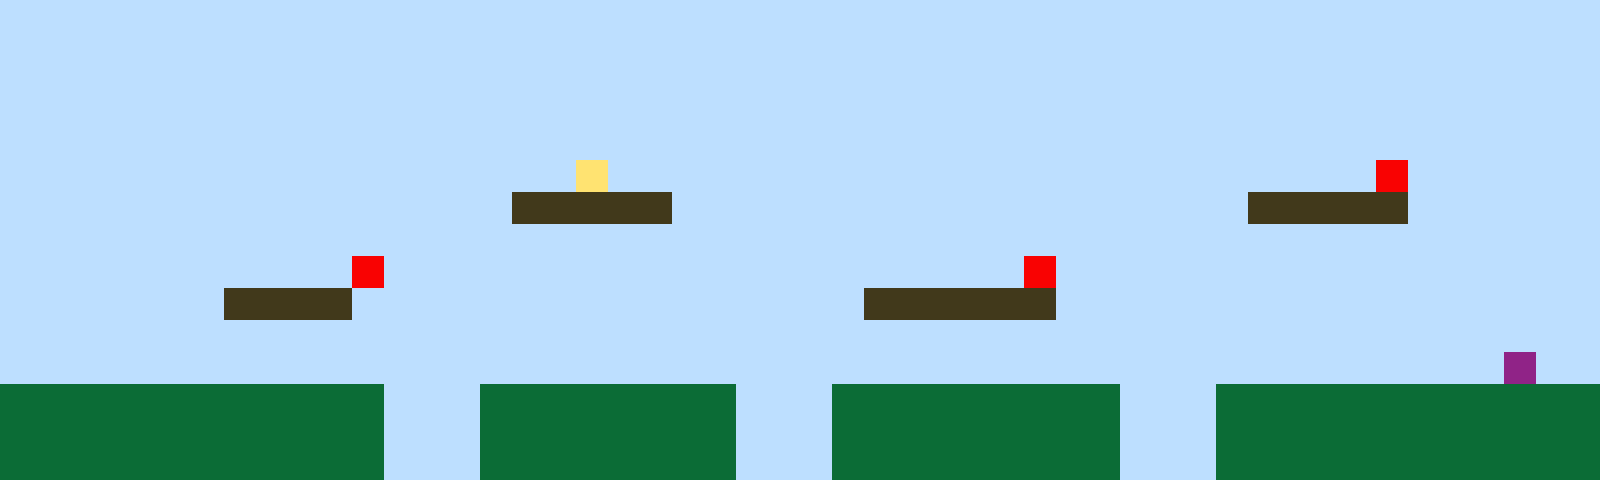

A level layout from a 2D game, rendered from its tile map. Below: a short description, then the map file with its tile-grid data intact:
An orthogonal 50x15 tile map with 32x32 px tiles, 1 tile layer (Tile Layer 1).

<map version="1.10" tiledversion="1.11.2" orientation="orthogonal" renderorder="right-up" width="50" height="15" tilewidth="32" tileheight="32" infinite="0" nextlayerid="2" nextobjectid="1"><editorsettings><export target="map1.csv" format="csv" /></editorsettings><tileset firstgid="1" name="sprites" tilewidth="32" tileheight="32" tilecount="6" columns="3"><image source="sprites.png" width="96" height="64" /></tileset><layer id="1" name="Tile Layer 1" width="50" height="15"><data encoding="csv">1,1,1,1,1,1,1,1,1,1,1,1,1,1,1,1,1,1,1,1,1,1,1,1,1,1,1,1,1,1,1,1,1,1,1,1,1,1,1,1,1,1,1,1,1,1,1,1,1,1,1,1,1,1,1,1,1,1,1,1,1,1,1,1,1,1,1,1,1,1,1,1,1,1,1,1,1,1,1,1,1,1,1,1,1,1,1,1,1,1,1,1,1,1,1,1,1,1,1,1,1,1,1,1,1,1,1,1,1,1,1,1,1,1,1,1,1,1,1,1,1,1,1,1,1,1,1,1,1,1,1,1,1,1,1,1,1,1,1,1,1,1,1,1,1,1,1,1,1,1,1,1,1,1,1,1,1,1,1,1,1,1,1,1,1,1,1,1,1,1,1,1,1,1,1,1,1,1,1,1,1,1,1,1,1,1,1,1,1,1,1,1,1,1,1,1,1,1,1,1,1,1,1,1,1,1,1,1,1,1,1,1,1,1,1,1,1,1,1,1,1,1,1,1,1,1,1,1,1,1,1,1,1,1,1,1,1,1,1,1,1,1,1,1,1,1,1,1,1,1,1,1,1,1,1,1,1,1,1,1,1,1,1,1,1,1,1,1,4,1,1,1,1,1,1,1,1,1,1,1,1,1,1,1,1,1,1,1,1,1,1,1,1,5,1,1,1,1,1,1,1,1,1,1,1,1,1,1,1,1,1,1,1,1,1,1,3,3,3,3,3,1,1,1,1,1,1,1,1,1,1,1,1,1,1,1,1,1,1,3,3,3,3,3,1,1,1,1,1,1,1,1,1,1,1,1,1,1,1,1,1,1,1,1,1,1,1,1,1,1,1,1,1,1,1,1,1,1,1,1,1,1,1,1,1,1,1,1,1,1,1,1,1,1,1,1,1,1,1,1,1,1,1,1,1,1,1,1,1,1,1,5,1,1,1,1,1,1,1,1,1,1,1,1,1,1,1,1,1,1,1,1,5,1,1,1,1,1,1,1,1,1,1,1,1,1,1,1,1,1,1,1,1,1,1,1,1,3,3,3,3,1,1,1,1,1,1,1,1,1,1,1,1,1,1,1,1,3,3,3,3,3,3,1,1,1,1,1,1,1,1,1,1,1,1,1,1,1,1,1,1,1,1,1,1,1,1,1,1,1,1,1,1,1,1,1,1,1,1,1,1,1,1,1,1,1,1,1,1,1,1,1,1,1,1,1,1,1,1,1,1,1,1,1,1,1,1,1,1,1,1,1,1,1,1,1,1,1,1,1,1,1,1,1,1,1,1,1,1,1,1,1,1,1,1,1,1,1,1,1,1,1,1,1,1,1,1,1,1,1,1,1,1,1,1,1,1,6,1,1,2,2,2,2,2,2,2,2,2,2,2,2,1,1,1,2,2,2,2,2,2,2,2,1,1,1,2,2,2,2,2,2,2,2,2,1,1,1,2,2,2,2,2,2,2,2,2,2,2,2,2,2,2,2,2,2,2,2,2,2,2,2,1,1,1,2,2,2,2,2,2,2,2,1,1,1,2,2,2,2,2,2,2,2,2,1,1,1,2,2,2,2,2,2,2,2,2,2,2,2,2,2,2,2,2,2,2,2,2,2,2,2,1,1,1,2,2,2,2,2,2,2,2,1,1,1,2,2,2,2,2,2,2,2,2,1,1,1,2,2,2,2,2,2,2,2,2,2,2,2</data></layer></map>
